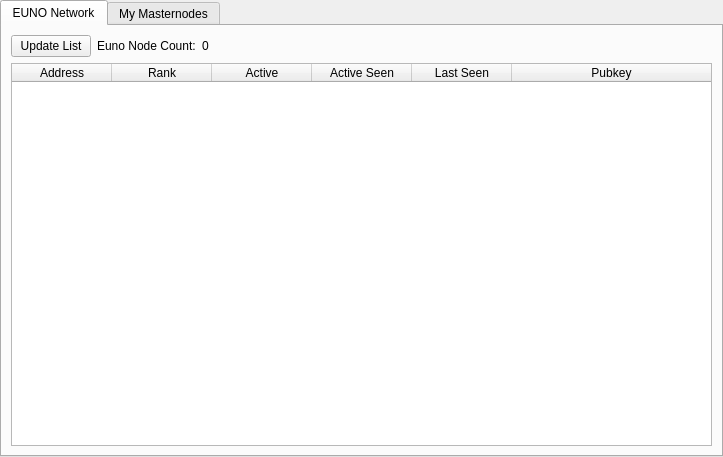
<?xml version="1.0" encoding="UTF-8"?>
<ui version="4.0">
 <class>MasternodeManager</class>
 <widget class="QWidget" name="MasternodeManager">
  <property name="geometry">
   <rect>
    <x>0</x>
    <y>0</y>
    <width>723</width>
    <height>457</height>
   </rect>
  </property>
  <property name="windowTitle">
   <string>Form</string>
  </property>
  <layout class="QVBoxLayout" name="topLayout">
   <property name="leftMargin">
    <number>0</number>
   </property>
   <property name="topMargin">
    <number>0</number>
   </property>
   <property name="rightMargin">
    <number>0</number>
   </property>
   <property name="bottomMargin">
    <number>0</number>
   </property>
   <item>
    <layout class="QVBoxLayout" name="verticalLayout">
     <property name="bottomMargin">
      <number>0</number>
     </property>
     <item>
      <widget class="QTabWidget" name="btnMNUpdateList">
       <property name="currentIndex">
        <number>0</number>
       </property>
       <widget class="QWidget" name="tab">
        <attribute name="title">
         <string>EUNO Network</string>
        </attribute>
        <layout class="QGridLayout" name="gridLayout">
         <item row="1" column="0">
          <widget class="QTableWidget" name="tableWidget">
           <property name="editTriggers">
            <set>QAbstractItemView::NoEditTriggers</set>
           </property>
           <property name="alternatingRowColors">
            <bool>false</bool>
           </property>
           <property name="selectionBehavior">
            <enum>QAbstractItemView::SelectRows</enum>
           </property>
           <attribute name="horizontalHeaderStretchLastSection">
            <bool>true</bool>
           </attribute>
           <column>
            <property name="text">
             <string>Address</string>
            </property>
           </column>
           <column>
            <property name="text">
             <string>Rank</string>
            </property>
           </column>
           <column>
            <property name="text">
             <string>Active</string>
            </property>
           </column>
           <column>
            <property name="text">
             <string>Active Seen</string>
            </property>
           </column>
           <column>
            <property name="text">
             <string>Last Seen</string>
            </property>
           </column>
           <column>
            <property name="text">
             <string>Pubkey</string>
            </property>
           </column>
          </widget>
         </item>
         <item row="0" column="0">
          <layout class="QHBoxLayout" name="horizontalLayout_3">
           <property name="bottomMargin">
            <number>0</number>
           </property>
           <item>
            <widget class="QPushButton" name="updateMNListButton">
             <property name="toolTip">
              <string>Update Masternodes List</string>
             </property>
             <property name="text">
              <string>Update List</string>
             </property>
            </widget>
           </item>
           <item>
            <widget class="QLabel" name="label_2">
             <property name="text">
              <string>Euno Node Count:</string>
             </property>
            </widget>
           </item>
           <item>
            <widget class="QLabel" name="countLabel">
             <property name="text">
              <string>0</string>
             </property>
            </widget>
           </item>
           <item>
            <spacer name="horizontalSpacer_3">
             <property name="orientation">
              <enum>Qt::Horizontal</enum>
             </property>
             <property name="sizeHint" stdset="0">
              <size>
               <width>40</width>
               <height>20</height>
              </size>
             </property>
            </spacer>
           </item>
          </layout>
         </item>
        </layout>
       </widget>
       <widget class="QWidget" name="tab_2">
        <attribute name="title">
         <string>My Masternodes</string>
        </attribute>
        <layout class="QGridLayout" name="gridLayout_2">
         <item row="0" column="0">
          <layout class="QVBoxLayout" name="verticalLayout_2">
           <property name="bottomMargin">
            <number>0</number>
           </property>
           <item>
            <layout class="QHBoxLayout" name="horizontalLayout">
             <item>
              <widget class="QPushButton" name="createButton">
               <property name="text">
                <string>&amp;Create...</string>
               </property>
              </widget>
             </item>
             <item>
              <widget class="QPushButton" name="copyAddressButton">
               <property name="text">
                <string>Copy &amp;Address</string>
               </property>
              </widget>
             </item>
             <item>
              <spacer name="horizontalSpacer">
               <property name="orientation">
                <enum>Qt::Horizontal</enum>
               </property>
               <property name="sizeHint" stdset="0">
                <size>
                 <width>40</width>
                 <height>20</height>
                </size>
               </property>
              </spacer>
             </item>
            </layout>
           </item>
           <item>
            <widget class="QTableWidget" name="tableWidget_2">
             <property name="editTriggers">
              <set>QAbstractItemView::NoEditTriggers</set>
             </property>
             <property name="alternatingRowColors">
              <bool>false</bool>
             </property>
             <property name="selectionMode">
              <enum>QAbstractItemView::SingleSelection</enum>
             </property>
             <property name="selectionBehavior">
              <enum>QAbstractItemView::SelectRows</enum>
             </property>
             <attribute name="horizontalHeaderStretchLastSection">
              <bool>true</bool>
             </attribute>
             <column>
              <property name="text">
               <string>Alias</string>
              </property>
             </column>
             <column>
              <property name="text">
               <string>IP Address</string>
              </property>
             </column>
             <column>
              <property name="text">
               <string>Status</string>
              </property>
             </column>
             <column>
              <property name="text">
               <string>EUNO Collateral Address</string>
              </property>
             </column>
            </widget>
           </item>
           <item>
            <layout class="QHBoxLayout" name="horizontalLayout_2">
             <property name="bottomMargin">
              <number>0</number>
             </property>
             <item>
              <widget class="QPushButton" name="editButton">
               <property name="text">
                <string>&amp;Edit</string>
               </property>
              </widget>
             </item>
             <item>
              <widget class="QPushButton" name="getConfigButton">
               <property name="text">
                <string>&amp;Get Config</string>
               </property>
              </widget>
             </item>
             <item>
              <widget class="QPushButton" name="removeButton">
               <property name="text">
                <string>&amp;Remove</string>
               </property>
              </widget>
             </item>
             <item>
              <spacer name="horizontalSpacer_2">
               <property name="orientation">
                <enum>Qt::Horizontal</enum>
               </property>
               <property name="sizeHint" stdset="0">
                <size>
                 <width>40</width>
                 <height>20</height>
                </size>
               </property>
              </spacer>
             </item>
            </layout>
           </item>
           <item>
            <layout class="QHBoxLayout" name="horizontalLayout_4">
             <property name="bottomMargin">
              <number>0</number>
             </property>
             <item>
              <widget class="QPushButton" name="startButton">
               <property name="text">
                <string>&amp;Start</string>
               </property>
              </widget>
             </item>
             <item>
              <widget class="QPushButton" name="stopButton">
               <property name="text">
                <string>Sto&amp;p</string>
               </property>
              </widget>
             </item>
             <item>
              <spacer name="horizontalSpacer_4">
               <property name="orientation">
                <enum>Qt::Horizontal</enum>
               </property>
               <property name="sizeHint" stdset="0">
                <size>
                 <width>40</width>
                 <height>20</height>
                </size>
               </property>
              </spacer>
             </item>
            </layout>
           </item>
           <item>
            <layout class="QHBoxLayout" name="horizontalLayout_5">
             <property name="bottomMargin">
              <number>0</number>
             </property>
             <item>
              <widget class="QPushButton" name="startAllButton">
               <property name="text">
                <string>S&amp;tart All</string>
               </property>
              </widget>
             </item>
             <item>
              <widget class="QPushButton" name="stopAllButton">
               <property name="text">
                <string>St&amp;op All</string>
               </property>
              </widget>
             </item>
             <item>
              <spacer name="horizontalSpacer_5">
               <property name="orientation">
                <enum>Qt::Horizontal</enum>
               </property>
               <property name="sizeHint" stdset="0">
                <size>
                 <width>40</width>
                 <height>20</height>
                </size>
               </property>
              </spacer>
             </item>
            </layout>
           </item>
          </layout>
         </item>
        </layout>
       </widget>
      </widget>
     </item>
    </layout>
   </item>
  </layout>
 </widget>
 <resources/>
 <connections/>
</ui>
